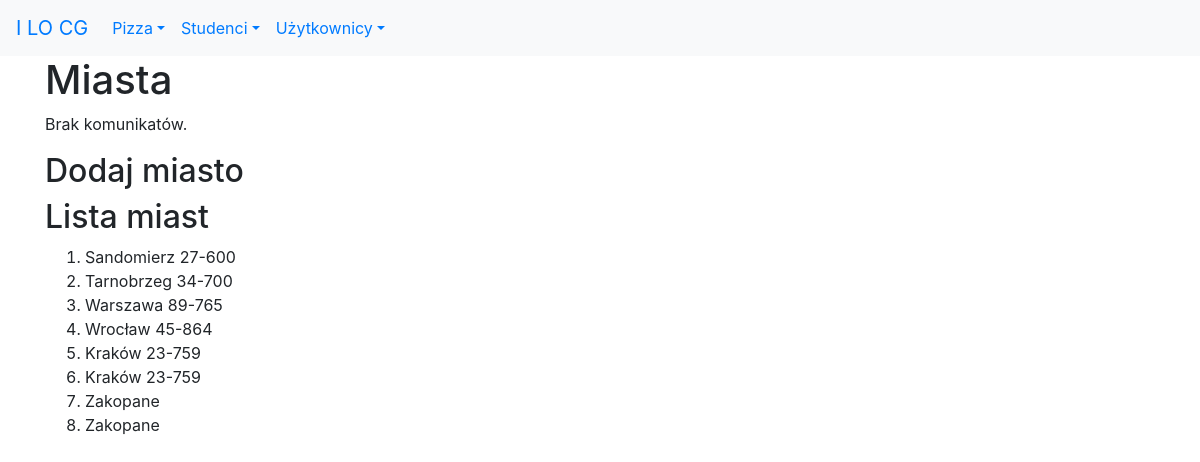
/studenci/miasta/, run on an earlier commit of the app's database.
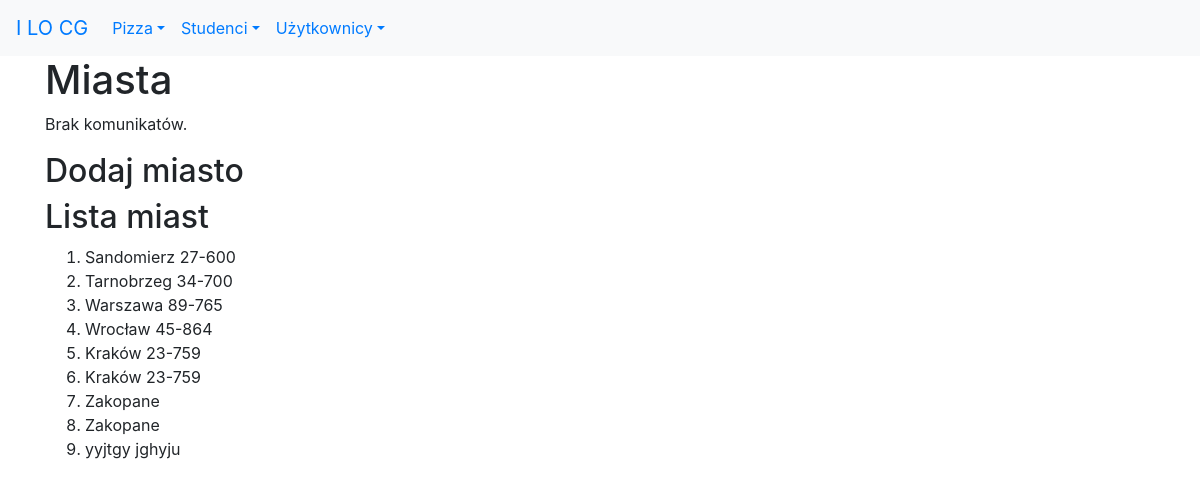
And on a later commit of the database.
### studenci/models.py (models this page shows, shortened)
class Miasto(models.Model):
    nazwa = models.CharField(
        verbose_name='miasto',
        max_length=30,
        help_text='Nazwa miasta')
    kod = models.CharField(
        max_length=6,
        help_text='Kod pocztowy')
    class Meta:
        verbose_name_plural = "miasta"

### studenci/views.py (the view)
# urls.py: path('miasta/', views.miasta, name='miasta'),
def miasta(request):
    if request.method == 'POST':
        form = MiastoForm(request.POST)
        if form.is_valid():
            m = Miasto(nazwa=form.cleaned_data['nazwa'], kod=form.cleaned_data['kod'])
            m.save()
            messages.success(request, "Dane zapisano!")
            return redirect(reverse('studenci:miasta'))
        else:
            messages.error(request, "Błędne dane!")
    else:
        form = MiastoForm()
    miasta = Miasto.objects.all()
    kontekst = {
        'miasta': miasta,
        'form': form
    }
    return render(request, 'studenci/miasta.html', kontekst)

### studenci/templates/studenci/miasta.html (shortened to what this page needs)
{% extends 'szablon.html' %}
{% block naglowek %}Miasta{% endblock naglowek %}
{% block tresc %}
<h2>Dodaj miasto</h2>
<h2>Lista miast</h2>
<ol>
    {% for miasto in miasta %}
        <li>{{ miasto.nazwa }}&nbsp;{{ miasto.kod }}</li>
    {% endfor %}
</ol>
{% endblock tresc %}

What changed in the data, as far as the page shows it:
added Miasto: nazwa "yyjtgy", kod "jghyju"
